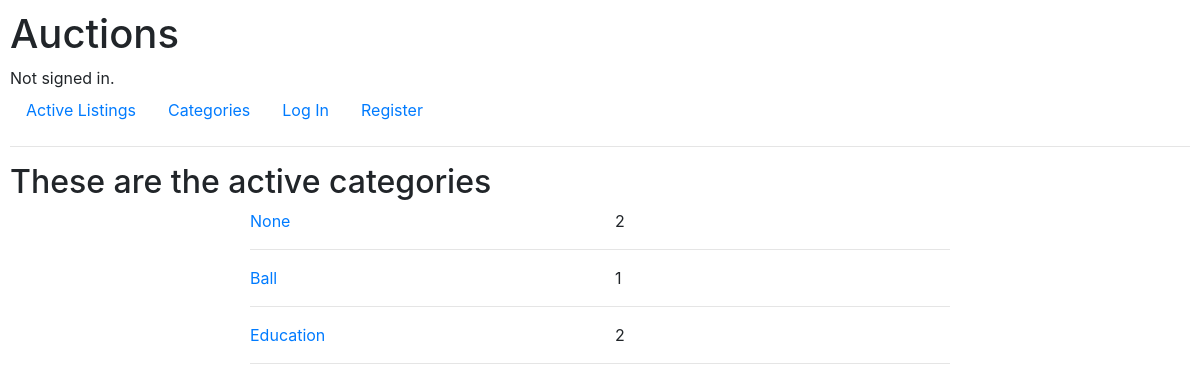
The page /categories on the database its author committed.
### auctions/models.py (models this page shows, shortened)
class Category(models.Model):
    category = models.CharField(max_length=20, unique=True)

### auctions/views.py (the view)
# urls.py: path("categories", views.categories, name="categories"),
def categories(request):
    categories = {item.category for item in Listing.objects.all()}
    categories = [(item, len(Listing.objects.filter(category = item))) for item in categories]
    pick = "These are the active categories" if (categories) else ""
    return render(request, "auctions/categories.html", {
        "categories": categories,
        "pick":pick
    })

### auctions/templates/auctions/categories.html (shortened to what this page needs)
{% extends "auctions/layout.html" %}
{% load static %}
{% block body %}
        <h2>{{pick}}</h2>
        <section class="main">
            {% for category, length in categories %}
                <div class="row">
                    <div class="col-sm"><a href="{% url 'category' category.category %}">{{category.category}}</a></div>
                    <div class="col-sm">{{length}}</div>
                </div>
                <hr>
            {% empty %}
                No Active Categories
            {% endfor %}
        </section>
{% endblock %}

### auctions/static/auctions/styles.css (style rules this page uses)
body { padding: 10px; }

### auctions/templates/auctions/categories.html (style rules this page uses)
.main { max-width: 700px; margin: 0px auto; }

### rows shown on the page
Category: category "None", length "2"
Category: category "Ball", length "1"
Category: category "Education", length "2"

### other values the page prints
{{ pick }} "These are the active categories"
